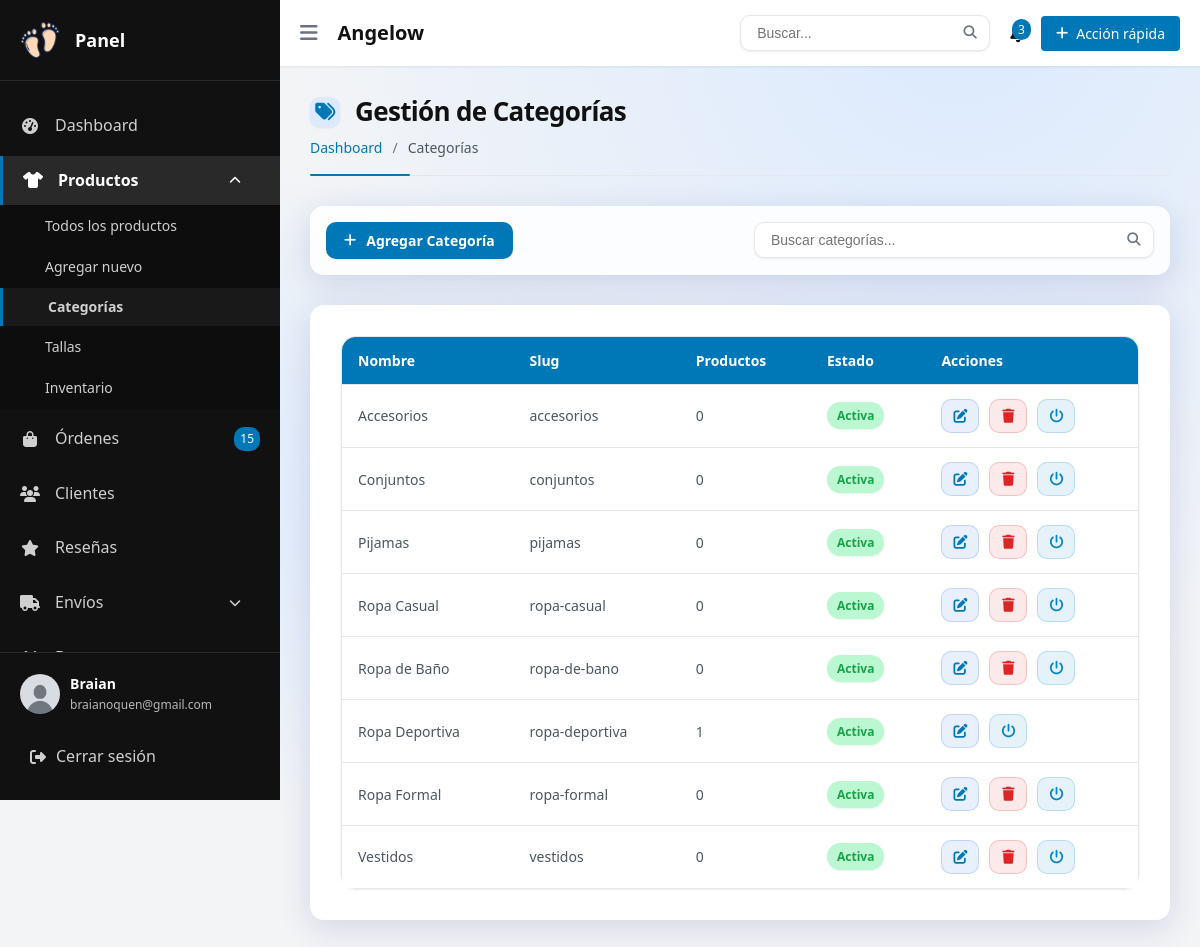
Screenshot of /admin/categoria/categories_list.php (signed in) with the database file from the repository.
### tables this page shows
CREATE TABLE `users` (
  `id` varchar(20) NOT NULL,
  `name` varchar(100) NOT NULL,
  `email` varchar(100) NOT NULL,
  `phone` varchar(15) DEFAULT NULL,
  `identification_type` enum('cc','ce','ti','pasaporte') NOT NULL DEFAULT 'cc',
  `identification_number` varchar(20) DEFAULT NULL,
  `password` varchar(255) DEFAULT NULL,
  `image` varchar(255) DEFAULT NULL,
  `role` enum('customer','admin','delivery') DEFAULT 'customer',
  `is_blocked` tinyint(1) DEFAULT 0,
  `created_at` datetime DEFAULT current_timestamp(),
  `updated_at` datetime DEFAULT current_timestamp() ON UPDATE current_timestamp(),
  `last_access` datetime DEFAULT NULL,
  `remember_token` varchar(255) DEFAULT NULL,
  `token_expiry` datetime DEFAULT NULL
);

CREATE TABLE `categories` (
  `id` int(11) NOT NULL,
  `name` varchar(100) NOT NULL,
  `slug` varchar(100) NOT NULL,
  `description` text DEFAULT NULL,
  `image` varchar(255) DEFAULT NULL,
  `parent_id` int(11) DEFAULT NULL,
  `is_active` tinyint(1) DEFAULT 1,
  `created_at` datetime DEFAULT current_timestamp(),
  `updated_at` datetime DEFAULT current_timestamp() ON UPDATE current_timestamp()
);

### admin/categoria/categories_list.php (the view, shortened to what this page needs)
<?php
require_once __DIR__ . '/../../conexion.php';
$action = $_GET['action'] ?? '';
$id = $_GET['id'] ?? 0;
$id = filter_var($id, FILTER_VALIDATE_INT);
function obtenerCategorias($conn) {
    $sql = "SELECT c.*,
               (SELECT COUNT(*) FROM products WHERE category_id = c.id) as product_count
            FROM categories c
            ORDER BY name";
    $stmt = $conn->prepare($sql);
    $stmt->execute();
    return $stmt->fetchAll(PDO::FETCH_ASSOC);
}
$categorias = obtenerCategorias($conn);
$categoriaActual = null;
?>
<!DOCTYPE html>
<html lang="es">
<head>
    <link rel="stylesheet" href="https://cdnjs.cloudflare.com/ajax/libs/font-awesome/6.4.0/css/all.min.css">
    <link rel="stylesheet" href="<?= BASE_URL ?>/css/dashboardadmin.css">
    <link rel="stylesheet" href="<?= BASE_URL ?>/css/alerta.css">
    <link rel="stylesheet" href="<?= BASE_URL ?>/css/admin/categoria/categories.css">
</head>
<body>
    <div class="admin-container">
        <?php require_once __DIR__ . '/../../layouts/headeradmin2.php'; ?>
        <main class="admin-content">
            <?php require_once __DIR__ . '/../../layouts/headeradmin1.php'; ?>
            <div class="dashboard-content">
                <div class="page-header">
                    <h1>
                        <i class="fas fa-tags"></i> Gestión de Categorías
                    </h1>
                    <div class="breadcrumb">
                        <a href="<?= BASE_URL ?>/admin">Dashboard</a> / <span>Categorías</span>
                    </div>
                </div>
                <?php if (in_array($action, ['add', 'edit'])): ?>
                    <div class="card">
                        <div class="card-header">
                            <h3><?= $action === 'add' ? 'Agregar Nueva Categoría' : 'Editar Categoría' ?></h3>
                        </div>
                        <div class="card-body">
                            <form id="category-form" method="POST" action="categories_list.php?action=<?= $action ?><?= $action === 'edit' ? '&id='.$id : '' ?>" enctype="multipart/form-data">
                                <div class="form-group">
                                    <label for="name">Nombre de la categoría*</label>
                                    <input type="text" id="name" name="name" class="form-control"
                                           value="<?= htmlspecialchars($categoriaActual['name'] ?? '') ?>" required>
                                </div>
                                <div class="form-group">
                                    <label for="slug">Slug*</label>
                                    <input type="text" id="slug" name="slug" class="form-control"
                                           value="<?= htmlspecialchars($categoriaActual['slug'] ?? '') ?>" required>
                                    <small class="form-text text-muted">URL amigable (solo letras minúsculas, números y guiones)</small>
                                </div>
                                <div class="form-group">
                                    <label for="description">Descripción</label>
                                    <textarea id="description" name="description" class="form-control"
                                              rows="3"><?= htmlspecialchars($categoriaActual['description'] ?? '') ?></textarea>
                                </div>
                                <div class="form-group">
                                    <label>Imagen</label>
                                    <div class="image-upload-container">
                                        <?php if (!empty($categoriaActual['image'])): ?>
                                            <div class="current-image" id="current-image-container">
                                                <img src="<?= BASE_URL ?>/<?= htmlspecialchars($categoriaActual['image']) ?>" alt="Imagen actual">
                                                <a href="#" class="remove-image" data-id="<?= $id ?>" title="Eliminar imagen">
                                                    <i class="fas fa-times"></i>
                                                </a>
                                            </div>
                                        <?php endif; ?>
                                        <div class="file-input-wrapper">
                                            <label for="image" class="file-input-label">
                                                <i class="fas fa-cloud-upload-alt"></i>
                                                <span id="file-label-text">Seleccionar imagen</span>
                                            </label>
                                            <input type="file" id="image" name="image" accept="image/*">
                                        </div>
                                        <div class="image-info">
                                            <small>Formatos permitidos: JPG, PNG, GIF. Tamaño máximo: 2MB</small>
                                        </div>
                                        <div id="image-preview">
                                            <span class="preview-label">Vista previa:</span>
                                            <div class="preview-container">
                                                <img id="preview-image" src="#" alt="Preview"/>
                                                <button type="button" class="remove-preview" title="Quitar preview">
                                                    <i class="fas fa-times"></i>
                                                </button>
                                            </div>
                                        </div>
                                    </div>
                                </div>
                                <div class="form-group">
                                    <div class="form-check">
                                        <input type="checkbox" id="is_active" name="is_active" class="form-check-input"
                                            <?= (!isset($categoriaActual) || $categoriaActual['is_active']) ? 'checked' : '' ?>>
                                        <label for="is_active" class="form-check-label">Activa</label>
                                    </div>
                                </div>
                                <div class="form-actions">
                                    <button type="submit" class="btn btn-primary">
                                        <i class="fas fa-save"></i> <?= $action === 'add' ? 'Crear Categoría' : 'Actualizar Categoría' ?>
                                    </button>
                                    <a href="categories_list.php" class="btn btn-secondary">
                                        <i class="fas fa-times"></i> Cancelar
                                    </a>
                                </div>
                            </form>
                        </div>
                    </div>
                <?php else: ?>
                    <div class="actions-bar">
                        <a href="categories_list.php?action=add" class="btn btn-primary">
                            <i class="fas fa-plus"></i> Agregar Categoría
                        </a>
                        <div class="search-box">
                            <input type="text" placeholder="Buscar categorías..." id="search-categories">
                            <button><i class="fas fa-search"></i></button>
                        </div>
                    </div>
                    <div class="card">
                        <div class="card-body">
                            <?php if (empty($categorias)): ?>
                                <div class="empty-state">
                                    <i class="fas fa-tags"></i>
                                    <p>No hay categorías registradas</p>
                                    <a href="categories_list.php?action=add" class="btn btn-primary">
                                        <i class="fas fa-plus"></i> Crear primera categoría
                                    </a>
                                </div>
                            <?php else: ?>
                               <div class="table-responsive">
    <table class="data-table">
        <thead>
            <tr>
                <th>Nombre</th>
                <th>Slug</th>
                <th>Productos</th>
                <th>Estado</th>
                <th>Acciones</th>
            </tr>
        </thead>
        <tbody>
            <?php foreach ($categorias as $categoria): ?>
                <tr data-searchable="<?= htmlspecialchars(strtolower($categoria['name'])) ?>">
                    <td><?= htmlspecialchars($categoria['name']) ?></td>
                    <td><?= htmlspecialchars($categoria['slug']) ?></td>
                    <td><?= $categoria['product_count'] ?></td>
                    <td>
                        <span class="status-badge <?= $categoria['is_active'] ? 'active' : 'inactive' ?>">
                            <?= $categoria['is_active'] ? 'Activa' : 'Inactiva' ?>
                        </span>
                    </td>
                    <td class="actions">
                        <a href="categories_list.php?action=edit&id=<?= $categoria['id'] ?>"
                           class="btn btn-sm btn-edit" title="Editar">
                            <i class="fas fa-edit"></i>
                        </a>
                        <?php if ($categoria['product_count'] == 0): ?>
                            <a href="categories_list.php?action=delete&id=<?= $categoria['id'] ?>"
                               class="btn btn-sm btn-delete" title="Eliminar"
                               onclick="return confirm('¿Estás seguro de eliminar esta categoría?')">
                                <i class="fas fa-trash"></i>
                            </a>
                        <?php endif; ?>
                        <a href="categories_list.php?action=toggle-status&id=<?= $categoria['id'] ?>"
                           class="btn btn-sm btn-status" title="<?= $categoria['is_active'] ? 'Desactivar' : 'Activar' ?>">
                            <i class="fas fa-power-off"></i>
                        </a>
                    </td>
                </tr>
            <?php endforeach; ?>
        </tbody>
    </table>
</div>
                            <?php endif; ?>
                        </div>
                    </div>
                <?php endif; ?>
            </div>
        </main>
    </div>
</body>
</html>

### layouts/headeradmin2.php (shortened to what this page needs)
<?php
require_once __DIR__ . '/../conexion.php';
try {
    $userId = $_SESSION['user_id'];
    $query = "SELECT id, name, email, image, role FROM users WHERE id = ?";
    $stmt = $conn->prepare($query);
    $stmt->execute([$userId]);
    $userData = $stmt->fetch(PDO::FETCH_ASSOC);
} catch (PDOException $e) {
    error_log("Error de base de datos: " . $e->getMessage());
    header('Location: ' . BASE_URL . '/error.php');
    exit();
}
?>
<aside class="admin-sidebar">
    <div class="sidebar-header">
        <img src="<?= BASE_URL ?>/images/logo.png" alt="Angelow Logo" class="admin-logo">
        <h1>Panel</h1>
    </div>
    <nav class="sidebar-nav">
        <ul class="nav-menu">
            <li class="nav-item active">
                <a href="<?= BASE_URL ?>/admin/dashboardadmin.php">
                    <i class="fas fa-tachometer-alt"></i>
                    <span>Dashboard</span>
                </a>
            </li>
            <li class="nav-item with-submenu">
                <a href="#productos">
                    <i class="fas fa-tshirt"></i>
                    <span>Productos</span>
                    <i class="fas fa-chevron-down submenu-toggle"></i>
                </a>
                <ul class="submenu">
                    <li><a href="<?= BASE_URL ?>/admin/products.php">Todos los productos</a></li>
                    <li><a href="<?= BASE_URL ?>/admin/subproducto.php">Agregar nuevo</a></li>
                    <li><a href="<?= BASE_URL ?>/admin/categoria/categories_list.php">Categorías</a></li>
                    <li><a href="<?= BASE_URL ?>/admin/tallas/sizes.php">Tallas</a></li>
                    <li><a href="<?= BASE_URL ?>/admin/inventario/inventory.php">Inventario</a></li>
                </ul>
            </li>
            <li class="nav-item">
                <a href="<?= BASE_URL ?>/admin/orders.php">
                    <i class="fas fa-shopping-bag"></i>
                    <span>Órdenes</span>
                    <span class="badge">15</span>
                </a>
            </li>
            <li class="nav-item">
                <a href="#clientes">
                    <i class="fas fa-users"></i>
                    <span>Clientes</span>
                </a>
            </li>
            <li class="nav-item">
                <a href="#reseñas">
                    <i class="fas fa-star"></i>
                    <span>Reseñas</span>
                </a>
            </li>
            <li class="nav-item with-submenu">
                <a href="#envios">
                    <i class="fas fa-truck"></i>
                    <span>Envíos</span>
                    <i class="fas fa-chevron-down submenu-toggle"></i>
                </a>
            </li>
            <li class="nav-item with-submenu">
                <a href="#descuento">
                    <i class="fas fa-percentage"></i>
                    <span>Descuentos</span>
                </a>
            </li>
        </ul>
    </nav>
    <div class="sidebar-footer">
        <div class="admin-profile">
            <img src="<?= BASE_URL ?>/<?php echo !empty($userData['image']) ? htmlspecialchars($userData['image']) : 'images/default-avatar.png'; ?>" alt="Foto de perfil" class="profile-avatar">
            <div class="profile-info">
                <span class="profile-name"><?= htmlspecialchars($userData['name'] ?? 'Administrador') ?></span>
                <span class="profile-email"><?= htmlspecialchars($userData['email'] ?? '') ?></span>
            </div>
        </div>
        <a href="<?= BASE_URL ?>/auth/logout.php" class="logout-btn">
            <i class="fas fa-sign-out-alt"></i>
            <span>Cerrar sesión</span>
        </a>
    </div>
</aside>

### layouts/headeradmin1.php (shortened to what this page needs)
<header class="admin-header">
            <div class="header-left">
                <button class="sidebar-toggle">
                    <i class="fas fa-bars"></i>
                </button>
                <h2>Angelow</h2>
            </div>
            <div class="header-right">
                <div class="search-box">
                    <input type="text" placeholder="Buscar...">
                    <button><i class="fas fa-search"></i></button>
                </div>
                <div class="header-actions">
                    <button class="notification-btn">
                        <span class="badge">3</span>
                    </button>
                    <button class="quick-action-btn">
                        <i class="fas fa-plus"></i>
                        <span>Acción rápida</span>
                    </button>
                </div>
            </div>
        </header>

### rows the page displays
users: name "Braian", email "braianoquen@gmail.com"
categories: name "Accesorios", slug "accesorios", product_count "0", is_active "Activa"
categories: name "Conjuntos", slug "conjuntos", product_count "0", is_active "Activa"
categories: name "Pijamas", slug "pijamas", product_count "0", is_active "Activa"
categories: name "Ropa Casual", slug "ropa-casual", product_count "0", is_active "Activa"
categories: name "Ropa de Baño", slug "ropa-de-bano", product_count "0", is_active "Activa"
categories: name "Ropa Deportiva", slug "ropa-deportiva", product_count "1", is_active "Activa"
categories: name "Ropa Formal", slug "ropa-formal", product_count "0", is_active "Activa"
categories: name "Vestidos", slug "vestidos", product_count "0", is_active "Activa"
